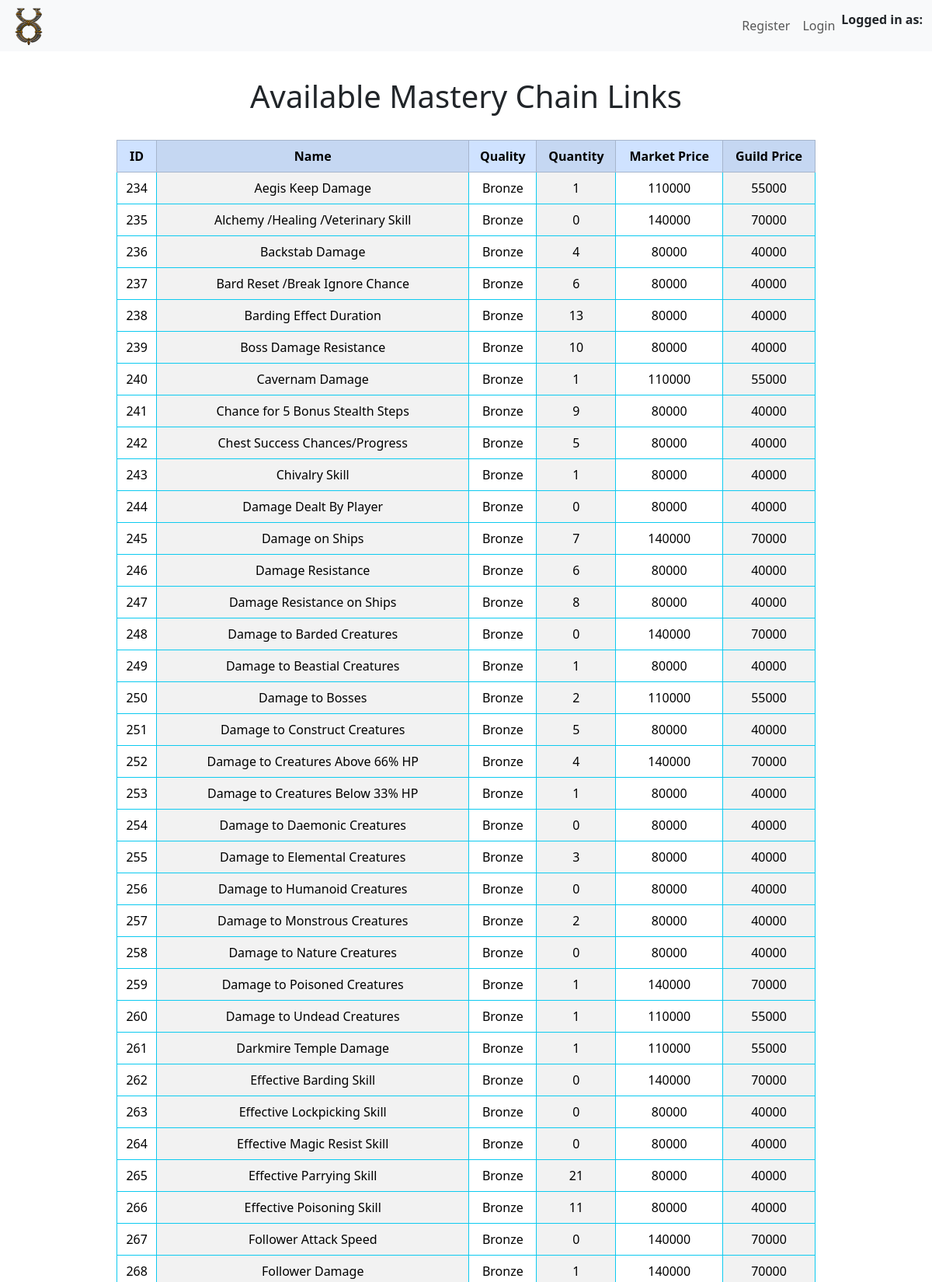
Page /mclinks (upper part) on the committed database.
### tables this page shows
CREATE TABLE "mclinks" (
    id INTEGER PRIMARY KEY AUTOINCREMENT NOT NULL,
    name TEXT NOT NULL,
    quality TEXT NOT NULL,
    quantity INTEGER NOT NULL,
    market_price INTEGER NOT NULL,
    guild_price INTEGER NOT NULL
);

### app.py (the view)
@app.route('/mclinks', methods=['GET'])
def mclinks():
    mclinks_data = select_links()
    return render_template('mclinks.html', mclinks_data=mclinks_data)

### app.py (called while the page is built)
@app.before_request
def authentication():
    if 'id' in session:
        user_data = get_user_data()
        selection_toggle = check_selection_toggle()
        g.is_admin = user_data['is_admin']
        g.sel_lock = user_data['sel_lock']
        g.display_name = user_data['display_name']
        g.selection_toggle = selection_toggle['selections_toggle']

### helpers.py (called while the page is built)
def connect_to_database(database_name):
    conn = sqlite3.connect(database_name)
    conn.row_factory = sqlite3.Row
    cursor = conn.cursor()
    return conn, cursor

### mclinks.py (called while the page is built)
def select_links():
    conn, cursor = connect_to_database('uonew.db')
    cursor.execute("SELECT * FROM mclinks")
    links_data = cursor.fetchall()
    conn.close()
    return links_data

### templates/mclinks.html (shortened to what this page needs)
{% extends "index.html" %}
{% block nav %}
<nav class="navbar navbar-expand-lg bg-body-tertiary fixed-top">
  <div class="container-fluid">
    <img src="{{ url_for('static', filename='images/uo.png') }}" alt="UO Icon" class="small-image">
    <div class="collapse navbar-collapse" id="navbarSupportedContent">
      <ul class="navbar-nav mb-2 mb-lg-0 right-align">
        <li class="nav-item">
            <a class="nav-link" href="register">Register</a>
        </li>
                  <li class="nav-item">
            <a class="nav-link" href="login">Login</a>
        </li>
      </ul>
    </div>
    <b class="nav-item">Logged in as: <p style="color:blue; text-align:center;">{{ g.display_name }}</p></b>
  </div>
</nav>
{% endblock %}
{% block content %}
<div class="spacer"></div>
    <div class="mclinks_table">
        <h1>Available Mastery Chain Links</h1>
        <br>
        <table class="table table-striped-columns table-hover table-bordered border-info">
            <thead  class="mclinks_head table-primary">
                <tr>
                    <th>ID</th>
                    <th>Name</th>
                    <th>Quality</th>
                    <th>Quantity</th>
                    <th>Market Price</th>
                    <th>Guild Price</th>
                </tr>
            </thead>
            <tbody>
                {% for mclinks_data in mclinks_data %}
                <tr>
                        <td>{{ mclinks_data[0] }}</td>
                        <td>{{ mclinks_data[1] }}</td>
                        <td>{{ mclinks_data[2] }}</td>
                        <td>{{ mclinks_data[3] }}</td>
                        <td>{{ mclinks_data[4] }}</td>
                        <td>{{ mclinks_data[5] }}</td>
                </tr>
                {% endfor %}
            </tbody>
        </table>
</div>
{% endblock %}

### static/style.css (style rules this page uses)
.small-image { max-width: 50px; max-height: 50px; }
.right-align { float: right; }
.spacer { height: 100px; }
.mclinks_table { margin: auto; max-width: 75%; text-align: center; }
.mclinks_head { position: sticky; top: 79px; }

### rows in the picture
mclinks: id "234", name "Aegis Keep Damage", quality "Bronze", quantity "1", market_price "110000", guild_price "55000"
mclinks: id "235", name "Alchemy /Healing /Veterinary Skill", quality "Bronze", quantity "0", market_price "140000", guild_price "70000"
mclinks: id "236", name "Backstab Damage", quality "Bronze", quantity "4", market_price "80000", guild_price "40000"
mclinks: id "237", name "Bard Reset /Break Ignore Chance", quality "Bronze", quantity "6", market_price "80000", guild_price "40000"
mclinks: id "238", name "Barding Effect Duration", quality "Bronze", quantity "13", market_price "80000", guild_price "40000"
mclinks: id "239", name "Boss Damage Resistance", quality "Bronze", quantity "10", market_price "80000", guild_price "40000"
mclinks: id "240", name "Cavernam Damage", quality "Bronze", quantity "1", market_price "110000", guild_price "55000"
mclinks: id "241", name "Chance for 5 Bonus Stealth Steps", quality "Bronze", quantity "9", market_price "80000", guild_price "40000"
mclinks: id "242", name "Chest Success Chances/Progress", quality "Bronze", quantity "5", market_price "80000", guild_price "40000"
mclinks: id "243", name "Chivalry Skill", quality "Bronze", quantity "1", market_price "80000", guild_price "40000"
mclinks: id "244", name "Damage Dealt By Player", quality "Bronze", quantity "0", market_price "80000", guild_price "40000"
mclinks: id "245", name "Damage on Ships", quality "Bronze", quantity "7", market_price "140000", guild_price "70000"
mclinks: id "246", name "Damage Resistance", quality "Bronze", quantity "6", market_price "80000", guild_price "40000"
mclinks: id "247", name "Damage Resistance on Ships", quality "Bronze", quantity "8", market_price "80000", guild_price "40000"
mclinks: id "248", name "Damage to Barded Creatures", quality "Bronze", quantity "0", market_price "140000", guild_price "70000"
mclinks: id "249", name "Damage to Beastial Creatures", quality "Bronze", quantity "1", market_price "80000", guild_price "40000"
mclinks: id "250", name "Damage to Bosses", quality "Bronze", quantity "2", market_price "110000", guild_price "55000"
mclinks: id "251", name "Damage to Construct Creatures", quality "Bronze", quantity "5", market_price "80000", guild_price "40000"
mclinks: id "252", name "Damage to Creatures Above 66% HP", quality "Bronze", quantity "4", market_price "140000", guild_price "70000"
mclinks: id "253", name "Damage to Creatures Below 33% HP", quality "Bronze", quantity "1", market_price "80000", guild_price "40000"
mclinks: id "254", name "Damage to Daemonic Creatures", quality "Bronze", quantity "0", market_price "80000", guild_price "40000"
mclinks: id "255", name "Damage to Elemental Creatures", quality "Bronze", quantity "3", market_price "80000", guild_price "40000"
mclinks: id "256", name "Damage to Humanoid Creatures", quality "Bronze", quantity "0", market_price "80000", guild_price "40000"
mclinks: id "257", name "Damage to Monstrous Creatures", quality "Bronze", quantity "2", market_price "80000", guild_price "40000"
mclinks: id "258", name "Damage to Nature Creatures", quality "Bronze", quantity "0", market_price "80000", guild_price "40000"
mclinks: id "259", name "Damage to Poisoned Creatures", quality "Bronze", quantity "1", market_price "140000", guild_price "70000"
mclinks: id "260", name "Damage to Undead Creatures", quality "Bronze", quantity "1", market_price "110000", guild_price "55000"
mclinks: id "261", name "Darkmire Temple Damage", quality "Bronze", quantity "1", market_price "110000", guild_price "55000"
mclinks: id "262", name "Effective Barding Skill", quality "Bronze", quantity "0", market_price "140000", guild_price "70000"
mclinks: id "263", name "Effective Lockpicking Skill", quality "Bronze", quantity "0", market_price "80000", guild_price "40000"
mclinks: id "264", name "Effective Magic Resist Skill", quality "Bronze", quantity "0", market_price "80000", guild_price "40000"
mclinks: id "265", name "Effective Parrying Skill", quality "Bronze", quantity "21", market_price "80000", guild_price "40000"
mclinks: id "266", name "Effective Poisoning Skill", quality "Bronze", quantity "11", market_price "80000", guild_price "40000"
mclinks: id "267", name "Follower Attack Speed", quality "Bronze", quantity "0", market_price "140000", guild_price "70000"
mclinks: id "268", name "Follower Damage", quality "Bronze", quantity "1", market_price "140000", guild_price "70000"
